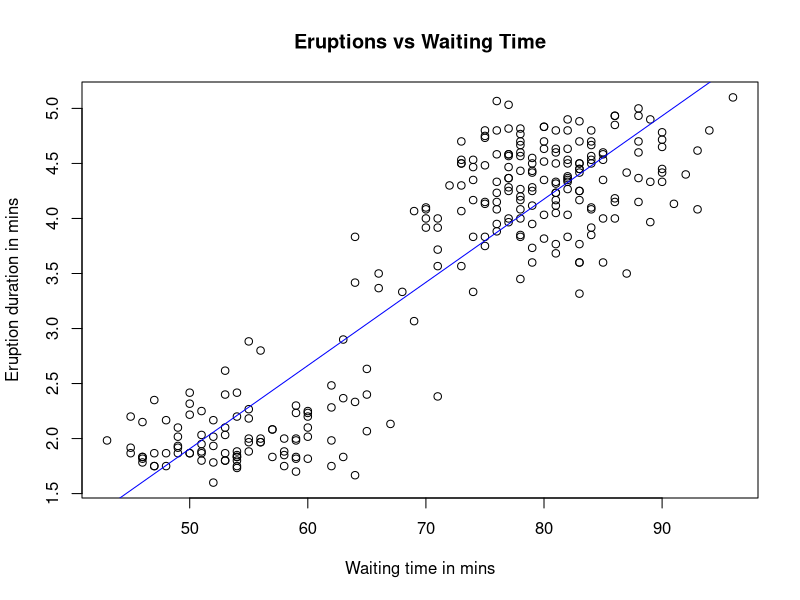
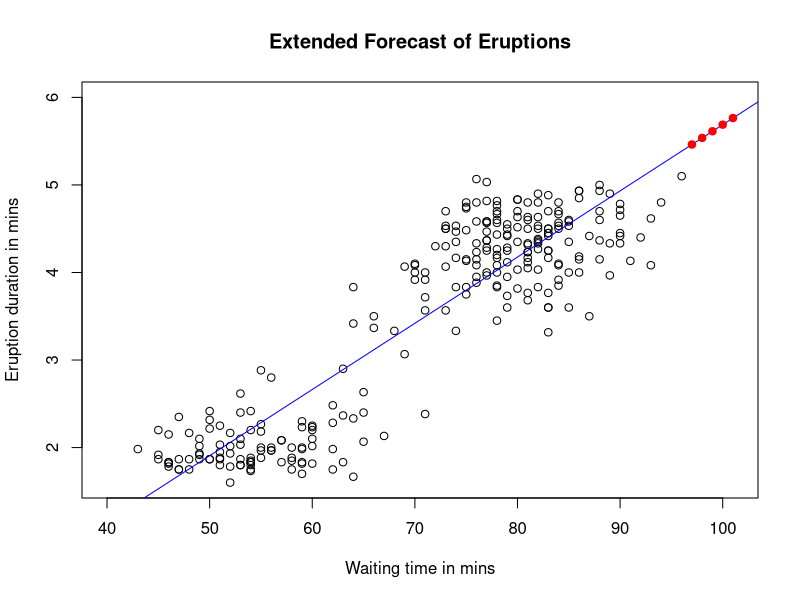
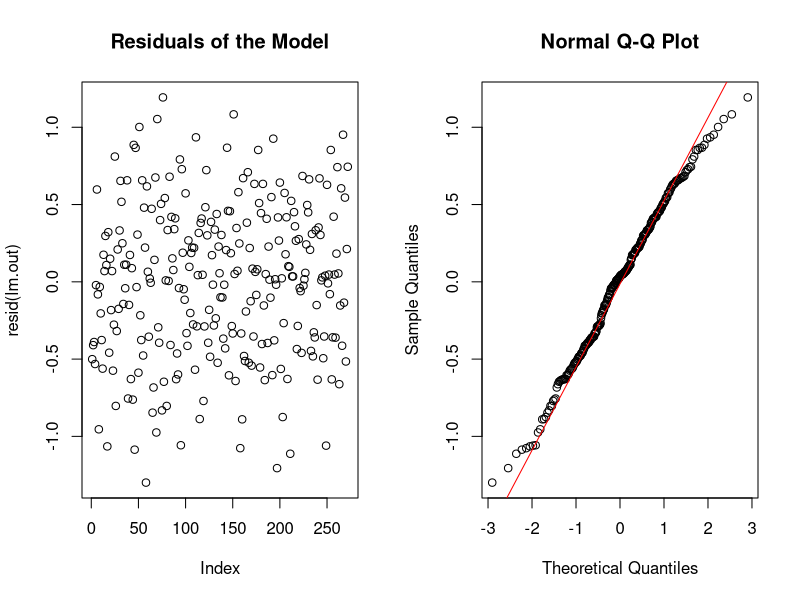
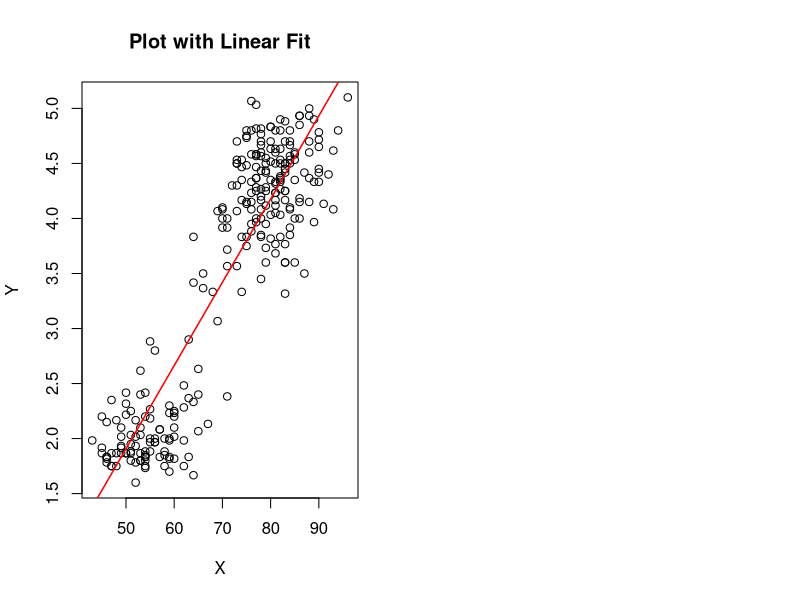

Write the R code that produced these figures, in order.
#Question 3.1

# Set the working directory
setwd("/desired/path")

# Load the dataset and inspect
data("faithful")
?faithful

# Plot eruptions against waiting times
plot(faithful$waiting, faithful$eruptions, main="Eruptions vs Waiting Time",
     xlab="Waiting time in mins", ylab="Eruption duration in mins")

# Fit the linear model
lm.out <- lm(eruptions ~ waiting, data=faithful)

# Display coefficients α and β
print(coefficients(lm.out))

# Add the regression line to the plot
abline(lm.out, col="blue")

# Display a summary of the model
print(summary(lm.out))

# Store the value of the adjusted R-squared
adjusted.R2 <- summary(lm.out)$adj.r.squared

# 95% confidence interval for waiting time of 80 minutes
print(predict(lm.out, newdata=data.frame(waiting=80), interval="confidence"))

# Generate a 5-step-ahead prediction
max_waiting <- max(faithful$waiting)
new_data <- data.frame(waiting=(max_waiting+1):(max_waiting+5))
predictions <- predict(lm.out, newdata=new_data, interval="prediction")

# Extend plot axes and add forecast points
plot(faithful$waiting, faithful$eruptions, xlim=c(40, max_waiting+5), ylim=c(1.6, 6),
     main="Extended Forecast of Eruptions", xlab="Waiting time in mins", ylab="Eruption duration in mins")
abline(lm.out, col="blue")
points(new_data$waiting, predictions[,1], col="red", pch=19)

# Residual diagnostics
par(mfrow=c(1,2))
plot(resid(lm.out), main="Residuals of the Model")
qqnorm(resid(lm.out))
qqline(resid(lm.out), col="red")

# Writing a custom lm() function
mylm <- function(x, y, DOPLOT=FALSE){
  xm <- x - mean(x)
  ym <- y - mean(y)
  b <- sum(xm * ym) / sum(xm^2)
  a <- mean(y) - b * mean(x)
  res <- y - a - b * x
  out <- list(myintercept=a, mycoef=b, residuals=res)
  if(DOPLOT){
    plot(x, y, main="Plot with Linear Fit", xlab="X", ylab="Y")
    abline(a, b, col='red', lwd=1.5)
  }
  return(out)
}

# Test the plotting capability
mylm(faithful$waiting, faithful$eruptions, DOPLOT=TRUE)


#Question 3.2-------------------------------------------------------------
#If you have heteroscedasticity in your data (i.e., the variance of the residuals is not constant), you can perform a Weighted Least Squares (WLS) regression using the same lm() function by specifying the weights argument:
# How to check if variance of residuals isn'y constant:
# - Residual Plot: If the residual plot shows a random scatter around the horizontal line at zero without any pattern, this suggests homoscedasticity. Patterns such as a funnel shape would indicate heteroscedasticity.



# Define the constants and parameters
N <- 100
theta0 <- 3
theta1 <- 1.5
X <- c(1, 2, 5, 5.5, 9)
weights <- c(0.1, 0.1, 0.35, 0.35, 0.1)

# Extend X to match the required number of observations by repeating it
X_full <- rep(X, length.out = N)

# Initialize containers for the OLS and WLS results
ols_results <- numeric(N)
wls_results <- numeric(N)

# Perform the simulation and analysis
set.seed(123)  # for reproducibility
for (i in 1:N) {
  epsilon <- rnorm(length(X_full), mean = 0, sd = 1.2)
  Y <- theta0 + theta1 * X_full + epsilon

  # Ordinary Least Squares Estimation
  ols_model <- lm(Y ~ X_full - 1)  # '-1' to omit the intercept since it's already included
  ols_results[i] <- coefficients(ols_model)

  # Weighted Least Squares Estimation
  wls_model <- lm(Y ~ X_full - 1, weights = rep(weights, length.out = N))
  wls_results[i] <- coefficients(wls_model)
}

# To view results
mean(ols_results)  # Averaged result of OLS estimations
mean(wls_results)  # Averaged result of WLS estimations



